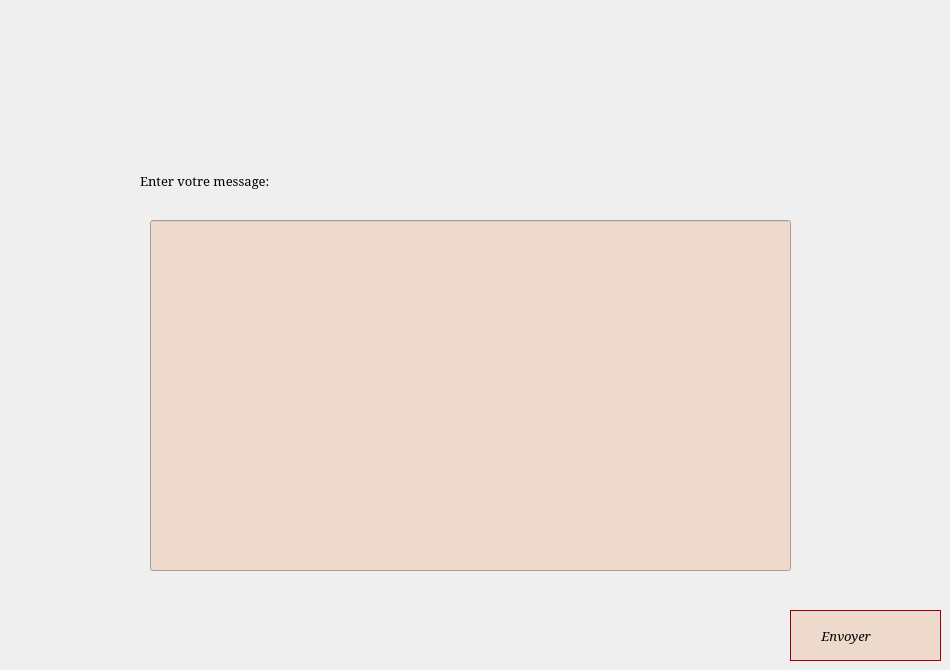
    <widget class="QWidget" name="tab_2">
     <attribute name="title">
      <string>Message</string>
     </attribute>
     <widget class="QLineEdit" name="msg">
      <property name="geometry">
       <rect>
        <x>150</x>
        <y>220</y>
        <width>641</width>
        <height>351</height>
       </rect>
      </property>
      <property name="styleSheet">
       <string notr="true">background-color: rgb(237, 218, 204);</string>
      </property>
     </widget>
     <widget class="QPushButton" name="message">
      <property name="geometry">
       <rect>
        <x>790</x>
        <y>610</y>
        <width>151</width>
        <height>51</height>
       </rect>
      </property>
      <property name="font">
       <font>
        <family>Elephant</family>
        <pointsize>10</pointsize>
        <weight>50</weight>
        <italic>true</italic>
        <bold>false</bold>
       </font>
      </property>
      <property name="styleSheet">
       <string notr="true">QPushButton {
background-color: rgb(237, 218, 204);
	
border: none;

	font: italic 10pt &quot;Elephant&quot;;
text-align: left;
border: 1px solid #6a1616;
}
QPushButton:hover {
	color: rgb(255, 255, 255);

background:#6a1616;
border: none;
text-align: left;
}

</string>
      </property>
      <property name="text">
       <string>         Envoyer</string>
      </property>
     </widget>
     <widget class="QLabel" name="label_8">
      <property name="geometry">
       <rect>
        <x>140</x>
        <y>140</y>
        <width>371</width>
        <height>81</height>
       </rect>
      </property>
      <property name="font">
       <font>
        <family>Elephant</family>
        <pointsize>10</pointsize>
        <weight>50</weight>
        <bold>false</bold>
       </font>
      </property>
      <property name="text">
       <string>Enter votre message:</string>
      </property>
     </widget>
     <widget class="QLabel" name="label_10">
      <property name="geometry">
       <rect>
        <x>100</x>
        <y>80</y>
        <width>71</width>
        <height>71</height>
       </rect>
      </property>
      <property name="text">
       <string/>
      </property>
      <property name="pixmap">
       <pixmap>../../../Downloads/Pasted-20221126-183047_preview_rev_1.png</pixmap>
      </property>
      <property name="scaledContents">
       <bool>true</bool>
      </property>
     </widget>
    </widget>
